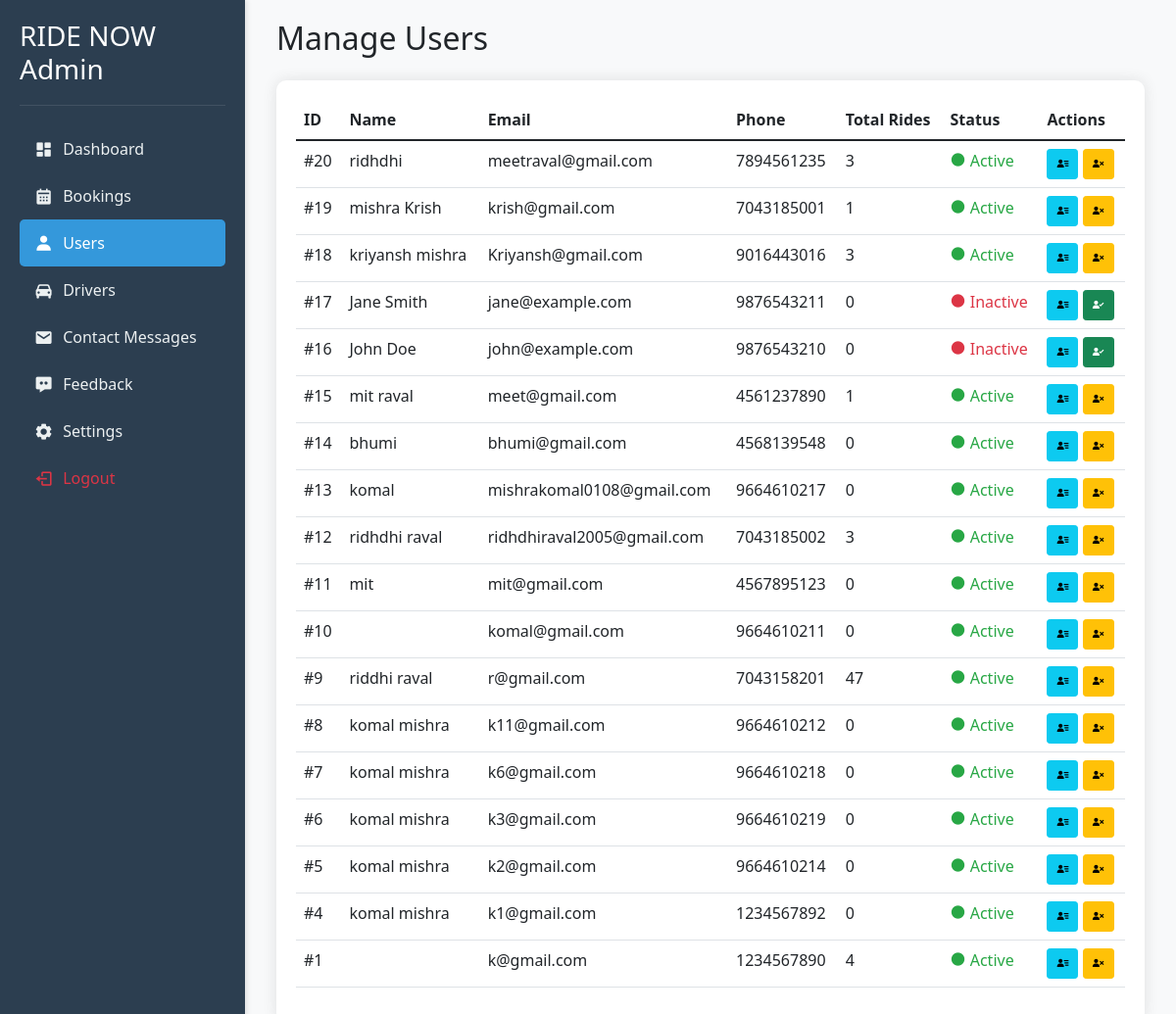
Page /admin/users.php (signed in) on the committed database.
### tables this page shows
CREATE TABLE `users` (
  `user_id` int(11) NOT NULL,
  `fullname` varchar(255) DEFAULT NULL,
  `dob` date NOT NULL,
  `email` varchar(100) NOT NULL,
  `password` varchar(255) NOT NULL,
  `phone` varchar(15) NOT NULL,
  `user_type` enum('customer','driver') NOT NULL,
  `created_at` timestamp NOT NULL DEFAULT current_timestamp(),
  `profile_pic` varchar(255) DEFAULT 'img/default-profile.jpg',
  `status` tinyint(1) DEFAULT 1
);

### admin/users.php (the view, shortened to what this page needs)
<?php
include '../config.php';
$users_sql = "SELECT * FROM users ORDER BY user_id DESC";
$result = $conn->query($users_sql);
$users = [];
if ($result && $result->num_rows > 0) {
    while ($row = $result->fetch_assoc()) {
        $users[] = $row;
    }
}
?>
<!DOCTYPE html>
<html>
<head>
    <link href="https://cdn.jsdelivr.net/npm/bootstrap@5.1.3/dist/css/bootstrap.min.css" rel="stylesheet">
    <link href="https://cdn.jsdelivr.net/npm/boxicons@2.0.7/css/boxicons.min.css" rel="stylesheet">
    <link rel="stylesheet" href="styles/dynamic_styles.php">
</head>
<body class="bg-light">
    <?php include 'sidebar.php'; ?>
    <div class="main-content">
        <div class="container-fluid">
            <h2 class="mb-4">Manage Users</h2>
            <div class="users-table">
                <table class="table">
                    <thead>
                        <tr>
                            <th>ID</th>
                            <th>Name</th>
                            <th>Email</th>
                            <th>Phone</th>
                            <th>Total Rides</th>
                            <th>Status</th>
                            <th>Actions</th>
                        </tr>
                    </thead>
                    <tbody>
                        <?php foreach($users as $user): ?>
                            <tr>
                                <td>#<?php echo $user['user_id']; ?></td>
                                <td><?php echo htmlspecialchars($user['fullname']); ?></td>
                                <td><?php echo htmlspecialchars($user['email']); ?></td>
                                <td><?php echo htmlspecialchars($user['phone']); ?></td>
                                <td>
                                    <?php
                                    $rides_sql = "SELECT COUNT(*) as total FROM bookings WHERE user_id = " . $user['user_id'];
                                    $rides_result = $conn->query($rides_sql);
                                    $rides = $rides_result->fetch_assoc();
                                    echo $rides['total'];
                                    ?>
                                </td>
                                <td>
                                    <span class="status-<?php echo $user['status'] ? 'active' : 'inactive'; ?>">
                                        <i class='bx bxs-circle'></i>
                                        <?php echo $user['status'] ? 'Active' : 'Inactive'; ?>
                                    </span>
                                </td>
                                <td>
                                    <a href="view_user.php?id=<?php echo $user['user_id']; ?>"
                                       class="btn btn-sm btn-info">
                                        <i class='bx bxs-user-detail'></i>
                                    </a>
                                    <a href="toggle_user.php?id=<?php echo $user['user_id']; ?>"
                                       class="btn btn-sm <?php echo $user['status'] ? 'btn-warning' : 'btn-success'; ?>"
                                       onclick="return confirm('Are you sure you want to <?php echo $user['status'] ? 'deactivate' : 'activate'; ?> this user?')">
                                        <i class='bx bxs-<?php echo $user['status'] ? 'user-x' : 'user-check'; ?>'></i>
                                    </a>
                                </td>
                            </tr>
                        <?php endforeach; ?>
                    </tbody>
                </table>
            </div>
        </div>
    </div>
</body>
</html>

### admin/users.php (style rules this page uses)
.users-table { background: white; padding: 20px; border-radius: 10px; box-shadow: 0 0 15px rgba(0,0,0,0.1); }
.table th { background-color: #f8f9fa; }
.status-active { color: #28a745; }
.status-inactive { color: #dc3545; }

### admin/sidebar.php (style rules this page uses)
.main-content { margin-left: 250px; padding: 20px; }

### rows in the picture
users: user_id "20", fullname "ridhdhi", email "meetraval@gmail.com", phone "7894561235", total "3", status "Active"
users: user_id "19", fullname "mishra Krish", email "krish@gmail.com", phone "7043185001", total "1", status "Active"
users: user_id "18", fullname "kriyansh mishra", email "Kriyansh@gmail.com", phone "9016443016", total "3", status "Active"
users: user_id "17", fullname "Jane Smith", email "jane@example.com", phone "9876543211", total "0", status "Inactive"
users: user_id "16", fullname "John Doe", email "john@example.com", phone "9876543210", total "0", status "Inactive"
users: user_id "15", fullname "mit raval", email "meet@gmail.com", phone "4561237890", total "1", status "Active"
users: user_id "14", fullname "bhumi", email "bhumi@gmail.com", phone "4568139548", total "0", status "Active"
users: user_id "13", fullname "komal", email "mishrakomal0108@gmail.com", phone "9664610217", total "0", status "Active"
users: user_id "12", fullname "ridhdhi raval", email "ridhdhiraval2005@gmail.com", phone "7043185002", total "3", status "Active"
users: user_id "11", fullname "mit", email "mit@gmail.com", phone "4567895123", total "0", status "Active"
users: user_id "10", email "komal@gmail.com", phone "9664610211", total "0", status "Active"
users: user_id "9", fullname "riddhi raval", email "r@gmail.com", phone "7043158201", total "47", status "Active"
users: user_id "8", fullname "komal mishra", email "k11@gmail.com", phone "9664610212", total "0", status "Active"
users: user_id "7", fullname "komal mishra", email "k6@gmail.com", phone "9664610218", total "0", status "Active"
users: user_id "6", fullname "komal mishra", email "k3@gmail.com", phone "9664610219", total "0", status "Active"
users: user_id "5", fullname "komal mishra", email "k2@gmail.com", phone "9664610214", total "0", status "Active"
users: user_id "4", fullname "komal mishra", email "k1@gmail.com", phone "1234567892", total "0", status "Active"
users: user_id "1", email "k@gmail.com", phone "1234567890", total "4", status "Active"
